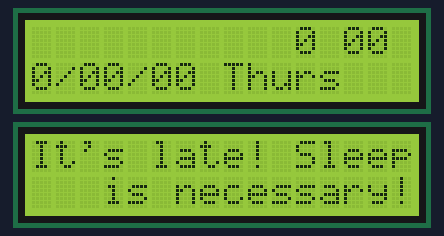
A sketch run on a simulated Arduino Uno, built with avr-gcc and run on an emulated ATmega328P. On the bench: 2 × 16×2 character LCD. What the sketch prints to the serial monitor is not drawn.

Above: at 5.4 s.
At 36.7 s:
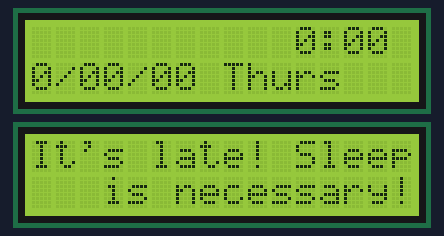
At 67.0 s:
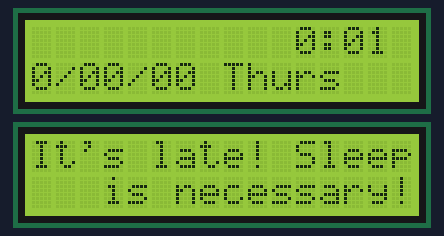
At 98.3 s:
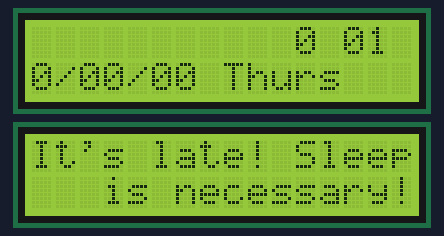
At 125.5 s:
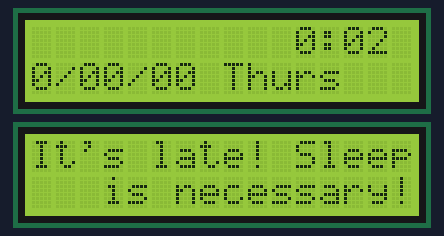
At 128.6 s:
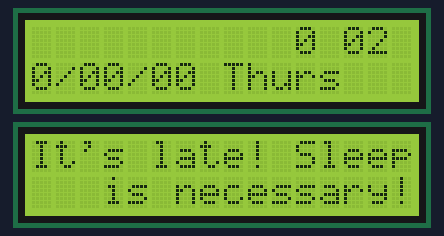

The sketch:

Digital_clock.ino
```cpp
#include <LiquidCrystal.h>


LiquidCrystal lcd1(7,8,9,10,11,12);
LiquidCrystal lcd2(7,13,9,10,11,12);

//Variables for Real-Time & weather request and display
int hour;
int minute;
int second = 0;
int year;
int month;
int date;
String day[] = {"Sun","Mon","Tue","Wed","Thurs","Fri","Sat"};
String weather;
int dayi = 0;
//
//Receive real time from raspary pi
void requestTime(){
  Serial.println('t');
  delay(2000);
  String number = Serial.readString();
  String year1 = (String)number[0]+(String)number[1]+(String)number[2]+(String)number[3];
  String month1 = (String)number[4]+(String)number[5];
  String date1 = (String)number[6]+(String)number[7];
  String hour1 = (String)number[8]+(String)number[9];
  String minute1 = (String)number[10]+(String)number[11];
  year = year1.toInt();
  month = month1.toInt();
  date = date1.toInt();
  hour = hour1.toInt();
  minute =  minute1.toInt();
}
//

//Receive weather from raspary pi
void requestWeather(){
  Serial.println('w');
  delay(2000);
  weather = Serial.readString();
}
//

//Test leap year
int isLeapYear(int year){
  if(year % 400 == 0) return 1;
  if(year % 100 == 0) return 0;
  if(year % 4 == 0) return 1;
  return 0;
}
//

int weekday(int d,int m, int y) {
       int weekday = (d += m < 3 ? y-- : y - 2, 23 * m / 9 + d + 4 + y / 4 - y / 100 + y / 400) % 7;
    return weekday;
}

void setup() {
  lcd1.begin(16,2);
  lcd2.begin(16,2);
  Serial.begin(9600);
  Serial.setTimeout(100);
  requestTime();
  requestWeather();
}

void loop() {
//Digital Clock display function part
   lcd1.setCursor(10,0);
   lcd2.setCursor(0,0);

   second += 1;
   delay(1000);

   if(second % 60 == 0){
    second %= 60;
    minute++;
   }
   if(minute == 60){
      minute %= 60;
      hour++;
      requestWeather();
   }
   if(hour == 24){
    hour %= 24;
    date++;
    dayi++;
   }

   if(dayi == 7) dayi = 0;

    if(month < 8){
      if(month == 2){
        if(isLeapYear(year) && date > 29){
          date = 1;
          month ++;
        }
        else if(date > 28){
          date = 1;
          month++;
        }
      }else if(month % 2 == 1){
        if(date > 31){
          date = 1;
          month++;
        }
      }else if(date > 30){
        date = 1;
        month++;
      }
    }else if(month >= 8){
     if(month % 2 == 0){
      if(date > 31){
        date = 1;
        month++;
      }
     }else if(date > 30){
      date = 1;
      month++;
     }
    }
    if(month > 12){
      month = 1;
      year++;
    }

//lcd1

   if(hour < 10){
    lcd1.print(" ");
    lcd1.print(hour);
   }
   else lcd1.print(hour);

   if(second % 2 == 0) lcd1.print(":");
   else lcd1.print(" ");

   if(minute < 10){
    lcd1.print(0);
    lcd1.print(minute);
   }
   else lcd1.print(minute);

   lcd1.setCursor(0,0);
   lcd1.print(weather);

   lcd1.setCursor(0,1);
   lcd1.print(year);
   lcd1.print("/");
   if(month < 10){
    lcd1.print(0);
    lcd1.print(month);
   }else lcd1.print(month);
   lcd1.print("/");
   if(date < 10){
    lcd1.print(0);
    lcd1.print(date);
   }else lcd1.print(date);
   lcd1.print(" ");
   lcd1.print(day[weekday(date,month,year)]);


// lcd2
   if(hour < 12){
    if(hour < 3){
      lcd2.clear();
      lcd2.print("It's late! Sleep");
      lcd2.setCursor(3,1);
      lcd2.print("is necessary!");
    }else if(hour < 6){
      lcd2.clear();
      lcd2.print("Hardworking is");
      lcd2.setCursor(4,1);
      lcd2.print("a virtue...");
    }else{
      lcd2.clear();
      lcd2.print("Good morning!");
      lcd2.setCursor(0,1);
      lcd2.print("Come and eat!");
    }
   }else{
    if(hour > 22){
      lcd2.clear();
      lcd2.print("Time to bed,");
      lcd2.setCursor(3,1);
      lcd2.print("Good night.");
    }else if(hour > 17){
      lcd2.clear();
      lcd2.print("Wanna have some");
      lcd2.setCursor(0,1);
      lcd2.print("dinner?");
    }else if(hour > 12){
      lcd2.clear();
      lcd2.print("Good afternoon.");
    }else{
      lcd2.clear();
      lcd2.print("Lunch time!!!");
      lcd2.setCursor(0,1);
      lcd2.print("...You miss me?");
    }
   }
//Digital Clock dispaly function ends

}
```

Measured:
- what the display in image 0 shows lasts 1.0 s, from 5.3 s to 6.3 s
